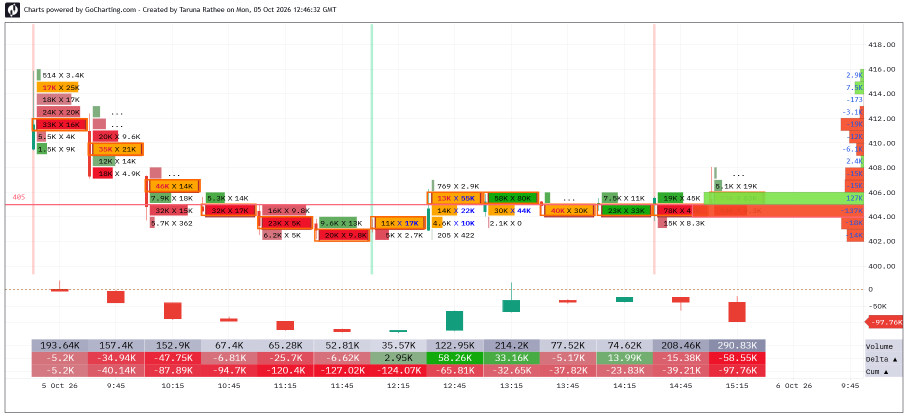
#> input picture tests/data/shot1.png, 1816 x 830 px (shown at 1/2 size); its folder holds 4 pictures in this run
$ python build_axis_templates.py
#> lines starting #> are read from the running program, lines starting #| are printed output that depends on the picture; after the words box and inside, x2 and y2 are one past the last pixel; in counts of white or black regions, pixels touching at a corner belong together
### src/orderflow/axis.py
"""Price-axis calibration: read the right-hand price labels and fit pixel y -> price.

The axis font is a fixed-size monospace with a 9 px advance, right-aligned, so
each label is cut into 9 px character cells and matched against templates.
"""
from __future__ import annotations

import re
from collections import Counter
from dataclasses import dataclass, replace
from pathlib import Path

import numpy as np

STRIP_WIDTH = 85  # px left of the right edge scanned for labels
STRIP_MARGIN = 12  # px at the very right (frame) excluded
INK_THRESHOLD = 170  # min(B,G,R) below this counts as text ink
CELL_W, CELL_H = 9, 12
GLYPH_ROWS = 9  # height of a full digit
TEMPLATE_FILE = Path(__file__).parent / "data" / "axis_templates.npz"
MAX_FIT_RESIDUAL_PX = 1.5
PRICE_RE = re.compile(r"^-?[\d,]+\.\d+$")


@dataclass(frozen=True)
class AxisFont:
    """Geometry of the axis font: the character advance, the cell height and the digit height."""
    cell_w: int
    cell_h: int
    glyph_rows: int
    templates: str


FONT_LARGE = AxisFont(9, 12, 9, "axis_templates.npz")  # the original screenshots
FONT_SMALL = AxisFont(7, 11, 8, "axis_templates_small.npz")  # screenshots with a smaller axis font (7 px advance)
FONTS = (FONT_LARGE, FONT_SMALL)


@dataclass(frozen=True)
class LabelBand:
    y_top: int
    y_bottom: int  # inclusive
    right_edge: int  # x of the rightmost ink column
    left_edge: int  # x of the leftmost ink column inside the label strip

    @property
    def y_center(self) -> float:
        return self.y_top + (self.y_bottom - self.y_top) / 2 if self.y_bottom - self.y_top + 1 <= 9 else self.y_top + (GLYPH_ROWS - 1) / 2


def _runs(idx: np.ndarray, gap: int) -> list[tuple[int, int]]:
    if len(idx) == 0:
        return []
    out, start, prev = [], idx[0], idx[0]
    for v in idx[1:]:
        if v > prev + gap:
            out.append((int(start), int(prev)))
            start = v
        prev = v
    out.append((int(start), int(prev)))
    return out


def find_label_bands(img: np.ndarray) -> list[LabelBand]:
    """Text bands in the right-hand label strip, top to bottom (frame lines removed)."""
    h, w = img.shape[:2]
    x0, x1 = w - STRIP_WIDTH, w - STRIP_MARGIN
    ink = img[:, x0:x1].min(axis=2) < INK_THRESHOLD
    ink[ink.mean(axis=1) > 0.9] = False  # horizontal frame lines
    bands = []
    for top, bottom in _runs(np.where(ink.any(axis=1))[0], gap=2):
        cols = np.where(ink[top : bottom + 1].any(axis=0))[0]
        bands.append(LabelBand(top, bottom, int(cols.max()) + x0, int(cols.min()) + x0))
    # Labels are right-aligned, so their true edge is shared; a faint antialiased
    # column can make a single band's measured edge off by one pixel.
    if bands:
        common = Counter(b.right_edge for b in bands).most_common(1)[0][0]
        bands = [
            replace(b, right_edge=common) if abs(b.right_edge - common) <= 1 else b for b in bands
        ]
    return bands


def cell_patch(img: np.ndarray, band: LabelBand, k: int, font: AxisFont = FONT_LARGE) -> np.ndarray:
    """Float patch (cell_h x cell_w, 0..1 ink) of the k-th character from the right."""
    x_end = band.right_edge - font.cell_w * k
    x_start = x_end - font.cell_w + 1
    if x_start < 0 or x_end < band.left_edge:  # beyond the label: other chart ink
        return np.zeros((font.cell_h, font.cell_w), dtype=np.float32)
    crop = img[band.y_top : band.y_top + font.cell_h, x_start : x_end + 1].min(axis=2)
    ink = 1.0 - crop.astype(np.float32) / 255.0
    ink[ink < 0.3] = 0.0  # drop faint gridline/tick residue
    return ink


def band_patches(img: np.ndarray, band: LabelBand, max_chars: int = 10, font: AxisFont = FONT_LARGE) -> list[np.ndarray]:
    """Character patches left-to-right."""
    patches = [cell_patch(img, band, k, font) for k in range(max_chars)]
    while patches and patches[-1].sum() < 1.0:  # trim empty leading cells
        patches.pop()
    return patches[::-1]


def normalize(patch: np.ndarray) -> np.ndarray:
    """Scale to unit peak so anti-aliasing brightness differences between shots cancel."""
    peak = float(patch.max())
    return patch / peak if peak > 0.3 else np.zeros_like(patch)


class GlyphTemplates:
    def __init__(self, chars: list[str], patches: np.ndarray):
        self.chars = chars
        self.patches = patches

    # [6 lines left out: function load, not called in this run]

    def save(self, path: Path = TEMPLATE_FILE) -> None:
        np.savez(path, chars=np.array(self.chars), patches=self.patches)

    def classify(self, patch: np.ndarray) -> tuple[str, float]:
        """Nearest template, tolerant to sub-pixel horizontal offsets of the glyph."""
        best_i, best_d = 0, float("inf")
        for variant in _shifted_variants(normalize(patch)):
            d = ((self.patches - variant[None]) ** 2).sum(axis=(1, 2))
            i = int(d.argmin())
            if d[i] < best_d:
                best_i, best_d = i, float(d[i])
        return self.chars[best_i], best_d


def _shift_x(patch: np.ndarray, dx: int) -> np.ndarray:
    out = np.zeros_like(patch)
    if dx > 0:
        out[:, dx:] = patch[:, :-dx]
    elif dx < 0:
        out[:, :dx] = patch[:, -dx:]
    else:
        out[:] = patch
    return out


def _shifted_variants(patch: np.ndarray) -> list[np.ndarray]:
    """The patch shifted horizontally in quarter-pixel steps over +-1 px (linear interpolation)."""
    out = []
    for shift in np.arange(-1.0, 1.01, 0.25):
        whole = int(np.floor(shift))
        frac = float(shift - whole)
        out.append((1 - frac) * _shift_x(patch, whole) + frac * _shift_x(patch, whole + 1))
    return out


def read_band(img: np.ndarray, band: LabelBand, tpl: GlyphTemplates, max_dist: float = 1.5,
              font: AxisFont = FONT_LARGE) -> str | None:
    if band.y_bottom - band.y_top + 1 < font.glyph_rows:
        return None  # clipped by the frame
    out = ""
    for p in band_patches(img, band, font=font):
        ch, dist = tpl.classify(p)
        if dist > max_dist:
            return None
        out += "" if ch == " " else ch
    return out


@dataclass(frozen=True)
class PriceAxis:
    slope: float  # price per pixel (negative: price falls as y grows)
    intercept: float
    max_residual_px: float
    labels: tuple[tuple[float, float], ...]  # (y_center, price)

    def y_to_price(self, y: float) -> float:
        return self.slope * y + self.intercept

    def price_to_y(self, price: float) -> float:
        return (price - self.intercept) / self.slope


def parse_price(text: str) -> float:
    return float(text.replace(",", ""))


# [50 lines left out: functions _calibrate, calibrate_price_axis, not called in this run]

### scripts/build_axis_templates.py
"""Build axis glyph templates from the hand-verified labels in tests/data/axis_labels.json."""
import json
from pathlib import Path

import cv2
import numpy as np

from orderflow.axis import GlyphTemplates, normalize, read_band, band_patches, find_label_bands, CELL_H, CELL_W, GLYPH_ROWS

DATA = Path(__file__).resolve().parents[1] / "tests" / "data"
truth = json.loads((DATA / "axis_labels.json").read_text())
#> (reads tests/data/axis_labels.json from the repository)
# One template per (character, shot): rendering differs slightly between shots
# (anti-aliasing phase), so averaging across shots blurs the classes together.
acc: dict[tuple[str, str], list[np.ndarray]] = {}
for shot, labels in truth.items():
    img = cv2.imread(str(DATA / f"shot{shot}.png"))
#> img is the input picture: shape (830, 1816, 3); mean B, G, R 230.4, 233.4, 243.7
    bands = find_label_bands(img)
#> in find_label_bands, `ink = img[:, x0:x1].min(axis=2) < INK_THRESHOLD`:
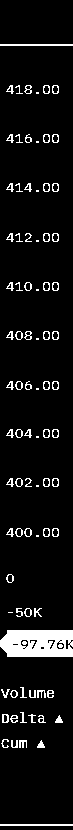
#> ink: shape (830, 73) bool; 7.1% white; 86 white regions (13 under 20 px), largest, box (x1, y1, x2, y2) and area: (0, 630, 73, 657) 1703, (0, 44, 73, 46) 146, (0, 824, 73, 826) 146
#> in find_label_bands, `ink[ink.mean(axis=1) > 0.9] = False`:
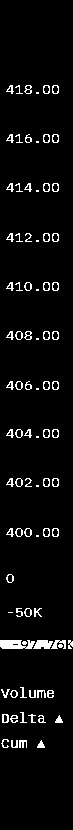
#> ink: shape (830, 73) bool; 4.6% white in thin lines or dots, all inside (x1, y1, x2, y2) = (0, 85, 73, 748)
#> in _runs, `out, start, prev = [], idx[0], idx[0]`: start = 85
#> the loop in find_label_bands, `for top, bottom in _runs(np.where(ink.any(axis=1))[0], gap=2):` made 16 passes
#> (top, bottom) on passes 1, 2, 3, 4, 5, 6, 7, 8, 9, 10, 12, 13: (85, 93), (134, 142), (183, 191), (233, 241), (282, 290), (331, 339), (381, 389), (429, 437), (478, 486), (528, 536), (608, 616), (640, 648)
#> (top, bottom, cols) on pass 11: (574, 582, [6, 7, 8, 9, 10, 11, 12, 13])
#> after the loop in find_label_bands, `for top, bottom in _runs(np.where(ink.any(axis=1))[0], gap=2):`: bands = 16 items
#> in find_label_bands, `common = Counter(b.right_edge for b in bands).most_common(1)[0][0]`: common = 1789
#> bands = 16 items
    assert len(bands) >= len(labels), (shot, len(bands))
    for band, text in zip(bands, labels):
        if band.y_bottom - band.y_top + 1 < GLYPH_ROWS:
            continue  # label clipped by the plot frame
        patches = band_patches(img, band)
        assert len(patches) == len(text), (shot, text, len(patches))
        for ch, p in zip(text, patches):
            acc.setdefault((ch, shot), []).append(normalize(p))
#> this loop made 10 passes
#> text on passes 1 to 10: '418.00', '416.00', '414.00', '412.00', '410.00', '408.00', '406.00', '404.00', '402.00', '400.00'
#> after the loop, acc = 7 items
#> pass 2 of the loop `for shot, labels in truth.items():`:
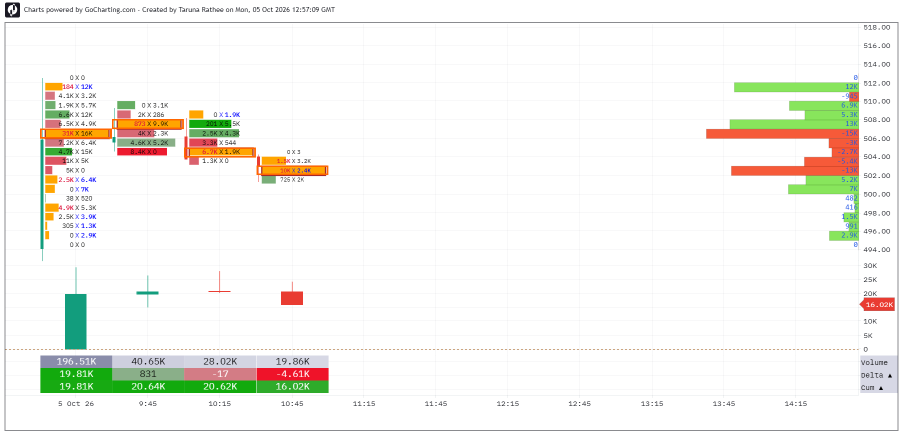
#> input picture tests/data/shot2.png, 1806 x 866 px (shown at 1/2 size)
#> img is the input picture: shape (866, 1806, 3); mean B, G, R 239.5, 244.5, 244.7
#> in find_label_bands (call 2), `ink = img[:, x0:x1].min(axis=2) < INK_THRESHOLD`:
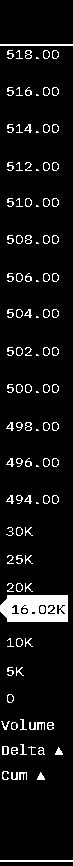
#> ink: shape (866, 73) bool; 7.3% white; 114 white regions (20 under 20 px), largest, box (x1, y1, x2, y2) and area: (0, 595, 68, 622) 1541, (0, 44, 73, 46) 146, (0, 860, 73, 862) 146
#> in find_label_bands (call 2), `ink[ink.mean(axis=1) > 0.9] = False`:
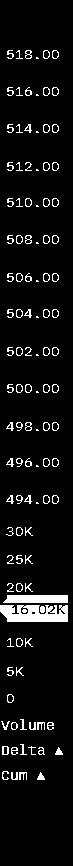
#> ink: shape (866, 73) bool; 6.6% white; 113 white regions (20 under 20 px), largest, box (x1, y1, x2, y2) and area: (0, 605, 68, 622) 910, (3, 595, 68, 603) 498, (2, 746, 9, 755) 40
#> the loop in find_label_bands (call 2), `for top, bottom in _runs(np.where(ink.any(axis=1))[0], gap=2):` made 24 passes
#> (top, bottom) on passes 1 to 8: (50, 58), (87, 95), (124, 132), (162, 170), (198, 206), (235, 243), (273, 281), (309, 317)
#> after the loop in find_label_bands (call 2), `for top, bottom in _runs(np.where(ink.any(axis=1))[0], gap=2):`: bands = 24 items
#> common = 1779
#> `bands = find_label_bands(img)`: bands = 24 items
#> the loop `for band, text in zip(bands, labels):` made 13 passes
#> text on passes 1 to 8: '518.00', '516.00', '514.00', '512.00', '510.00', '508.00', '506.00', '504.00'
#> after the loop `for band, text in zip(bands, labels):`: acc = 16 items
#> pass 3 of the loop `for shot, labels in truth.items():`:
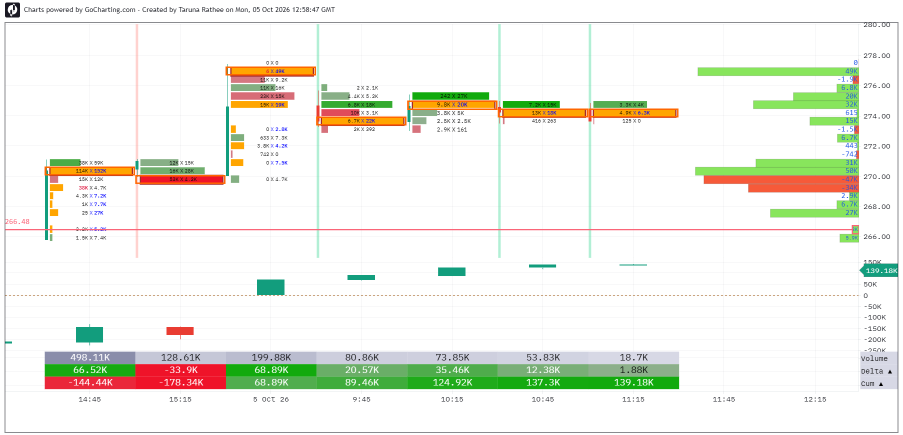
#> input picture tests/data/shot3.png, 1806 x 870 px (shown at 1/2 size)
#> img is the input picture: shape (870, 1806, 3); mean B, G, R 232.5, 240.4, 239.3
#> in find_label_bands (call 3), `ink = img[:, x0:x1].min(axis=2) < INK_THRESHOLD`:
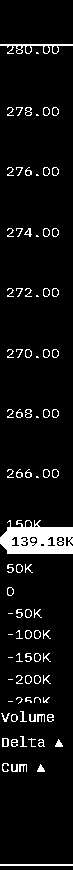
#> ink: shape (870, 73) bool; 6.7% white; 91 white regions (18 under 20 px), largest, box (x1, y1, x2, y2) and area: (0, 520, 73, 554) 1751, (0, 44, 73, 54) 260, (0, 864, 73, 866) 146
#> in find_label_bands (call 3), `ink[ink.mean(axis=1) > 0.9] = False`:
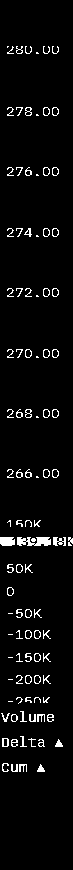
#> ink: shape (870, 73) bool; 4.3% white in thin lines or dots, all inside (x1, y1, x2, y2) = (0, 46, 73, 772)
#> the loop in find_label_bands (call 3), `for top, bottom in _runs(np.where(ink.any(axis=1))[0], gap=2):` made 20 passes
#> (top, bottom) on passes 1 to 8: (46, 53), (107, 115), (167, 175), (228, 236), (288, 296), (349, 357), (409, 417), (469, 477)
#> after the loop in find_label_bands (call 3), `for top, bottom in _runs(np.where(ink.any(axis=1))[0], gap=2):`: bands = 20 items
#> the loop `for band, text in zip(bands, labels):` made 8 passes
#> text on passes 1, 3, 4, 5, 6, 7, 8: '280.00', '276.00', '274.00', '272.00', '270.00', '268.00', '266.00'
#> the loop made 4 passes; the first 3 are shown


def build(exclude_shot: str | None = None) -> GlyphTemplates:
    # '.' and ',' are classified from their own shot only; others from all but the held-out one
    keys = sorted(k for k in acc if k[1] != exclude_shot)
    chars = [k[0] for k in keys]
    patches = [np.mean(acc[k], axis=0) for k in keys]
    chars.append(" ")
    patches.append(np.zeros((CELL_H, CELL_W)))
    return GlyphTemplates(chars, np.stack(patches).astype(np.float32))


# Leave-one-shot-out check of how well templates generalise to an unseen shot.
for held in truth:
    tpl = build(exclude_shot=held)
    img = cv2.imread(str(DATA / f"shot{held}.png"))
    ok = total = 0
    for band, text in zip(find_label_bands(img), truth[held]):
        if band.y_bottom - band.y_top + 1 < GLYPH_ROWS:
            continue
        got = read_band(img, band, tpl, max_dist=99)
        total += 1
        ok += got == text
    print(f"held-out shot {held}: {ok}/{total} labels read correctly")
#> pass 2 of the loop `for held in truth:`:
#> the loop `for band, text in zip(find_label_bands(img), truth[held]):` made 13 passes
#> pass 3 of the loop `for held in truth:`:
#> the loop `for band, text in zip(find_label_bands(img), truth[held]):` made 8 passes
#> the loop made 4 passes; the first 3 are shown

final = build()
final.save()
print("saved templates for:", "".join(sorted(set(final.chars))))
